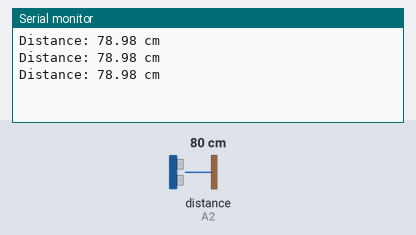
This sketch was run on a simulated Arduino Uno, built with avr-gcc and run on an emulated ATmega328P. On the bench: the last lines printed to the serial monitor. Wiring (inferred from the names in the program): ultrasonic range finder: trigger A1; echo A2. Inputs (shaded band) come from the test bench; at power-on: distance to the obstacle (sensor on A2) 80 cm. The echo pulse lasts 58.3 µs per cm.

Above: at 1.3 s.
1.4 s: distance to the obstacle (sensor on A2) set to 2 cm
At 1.9 s:
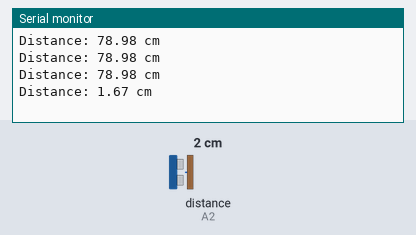
2.9 s: distance to the obstacle (sensor on A2) set to 4 cm
At 3.4 s:
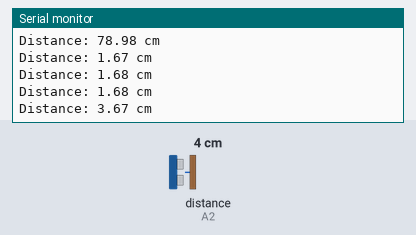
Timing chart, 0 to 5.9 s (numbered marks = the images above; inputs shaded):
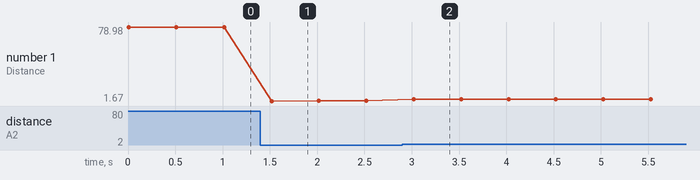

Measured:
- after the input at 1.4 s, the serial monitor: prints a new line after 0.12 s (image 1)
- after the input at 2.9 s, the serial monitor: prints a new line after 0.12 s (image 2)
- plotted number 1: 78.98 → 1.68 after the input at 1.4 s, 1.68 → 3.67 after the input at 2.9 s

The sketch:

switch.ino
```cpp
const int trigPin = A1;
const int echoPin = A2;

void setup() {
  pinMode(trigPin, OUTPUT);
  pinMode(echoPin, INPUT);
  Serial.begin(9600);
}

void loop() {
  long duration;
  float distance;

  // Clear trig
  digitalWrite(trigPin, LOW);
  delayMicroseconds(2);

  // Send 10us pulse
  digitalWrite(trigPin, HIGH);
  delayMicroseconds(10);
  digitalWrite(trigPin, LOW);

  // Read echo
  duration = pulseIn(echoPin, HIGH);

  // Calculate distance
  distance = duration * 0.034 / 2;

  Serial.print("Distance: ");
  Serial.print(distance);
  Serial.println(" cm");

  delay(500);
}
```
